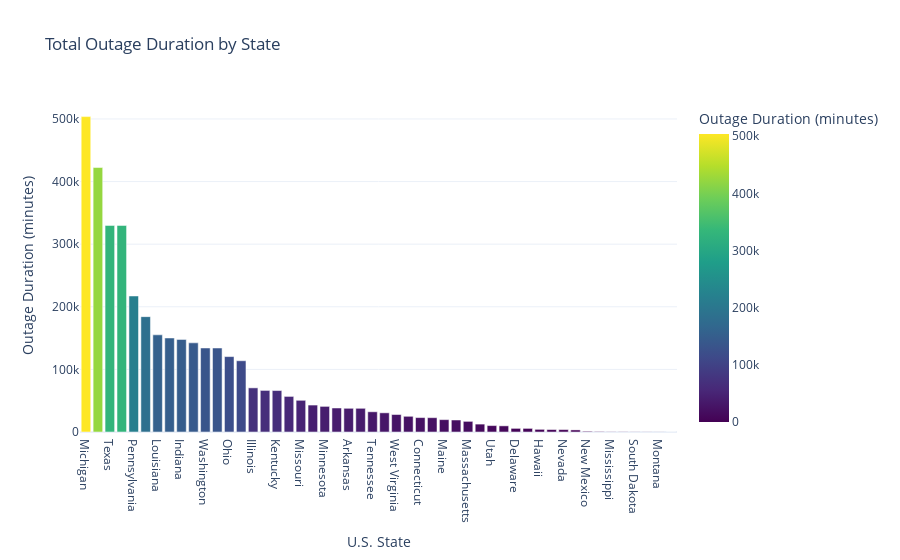

The code cell stored with this chart in its notebook:
### Code cell
# Bivariate Analysis - visualize the summed outage durations by state, more populous states have more outages
state_outage_duration = outages.groupby('U.S._STATE')['OUTAGE.DURATION'].sum().reset_index()

fig_4 = px.bar(
    state_outage_duration.sort_values('OUTAGE.DURATION', ascending=False),
    x='U.S._STATE',  
    y='OUTAGE.DURATION',  
    title="Total Outage Duration by State",
    labels={'U.S._STATE': 'U.S. State', 'OUTAGE.DURATION': 'Outage Duration (minutes)'},
    template="plotly_white",  
    color='OUTAGE.DURATION',  
    color_continuous_scale='Viridis'  
)

fig_4.show()

### Figure 1 — Plotly figure (JSON) as saved in the notebook; plotly's stock layout.template omitted (floating-point values rounded to 4 significant figures)
{"data": [{"alignmentgroup": "True", "hovertemplate": "U.S. State=%{x}<br>Outage Duration (minutes)=%{marker.color}<extra></extra>", "legendgroup": "", "marker": {"color": [503783, 422447, 329988, 329935, 217267, 184260, 155213, 150178, 147909, 142429, 134225, 134159, 120450, 113823, 70508, 66420, 66221, 56834, 50611, 43036, 40919, 38350, 37859, 37843, 32301, 30634, 27916, 25080, 23019, 22872, 19747, 19167, 16995, 12615, 10259, 9823, 5797, 5764, 4227, 3915, 3873, 3317, 1123, 720, 336, 319, 240, 200, 162, 0], "coloraxis": "coloraxis", "pattern": {"shape": ""}}, "name": "", "offsetgroup": "", "orientation": "v", "showlegend": false, "textposition": "auto", "type": "bar", "x": ["Michigan", "New York", "Texas", "California", "Pennsylvania", "Florida", "Louisiana", "Wisconsin", "Indiana", "New Jersey", "Washington", "Maryland", "Ohio", "Arizona", "Illinois", "Oklahoma", "Kentucky", "North Carolina", "Missouri", "District of Columbia", "Minnesota", "Iowa", "Arkansas", "Virginia", "Tennessee", "Kansas", "West Virginia", "South Carolina", "Connecticut", "Georgia", "Maine", "Oregon", "Massachusetts", "Colorado", "Utah", "Nebraska", "Delaware", "Alabama", "Hawaii", "New Hampshire", "Nevada", "Idaho", "New Mexico", "North Dakota", "Mississippi", "Vermont", "South Dakota", "Wyoming", "Montana", "Alaska"], "xaxis": "x", "y": [503783, 422447, 329988, 329935, 217267, 184260, 155213, 150178, 147909, 142429, 134225, 134159, 120450, 113823, 70508, 66420, 66221, 56834, 50611, 43036, 40919, 38350, 37859, 37843, 32301, 30634, 27916, 25080, 23019, 22872, 19747, 19167, 16995, 12615, 10259, 9823, 5797, 5764, 4227, 3915, 3873, 3317, 1123, 720, 336, 319, 240, 200, 162, 0], "yaxis": "y"}], "layout": {"barmode": "relative", "coloraxis": {"colorbar": {"title": {"text": "Outage Duration (minutes)"}}, "colorscale": [[0, "#440154"], [0.1111, "#482878"], [0.2222, "#3e4989"], [0.3333, "#31688e"], [0.4444, "#26828e"], [0.5556, "#1f9e89"], [0.6667, "#35b779"], [0.7778, "#6ece58"], [0.8889, "#b5de2b"], [1, "#fde725"]]}, "legend": {"tracegroupgap": 0}, "title": {"text": "Total Outage Duration by State"}, "xaxis": {"anchor": "y", "domain": [0, 1], "title": {"text": "U.S. State"}}, "yaxis": {"anchor": "x", "domain": [0, 1], "title": {"text": "Outage Duration (minutes)"}}}}
